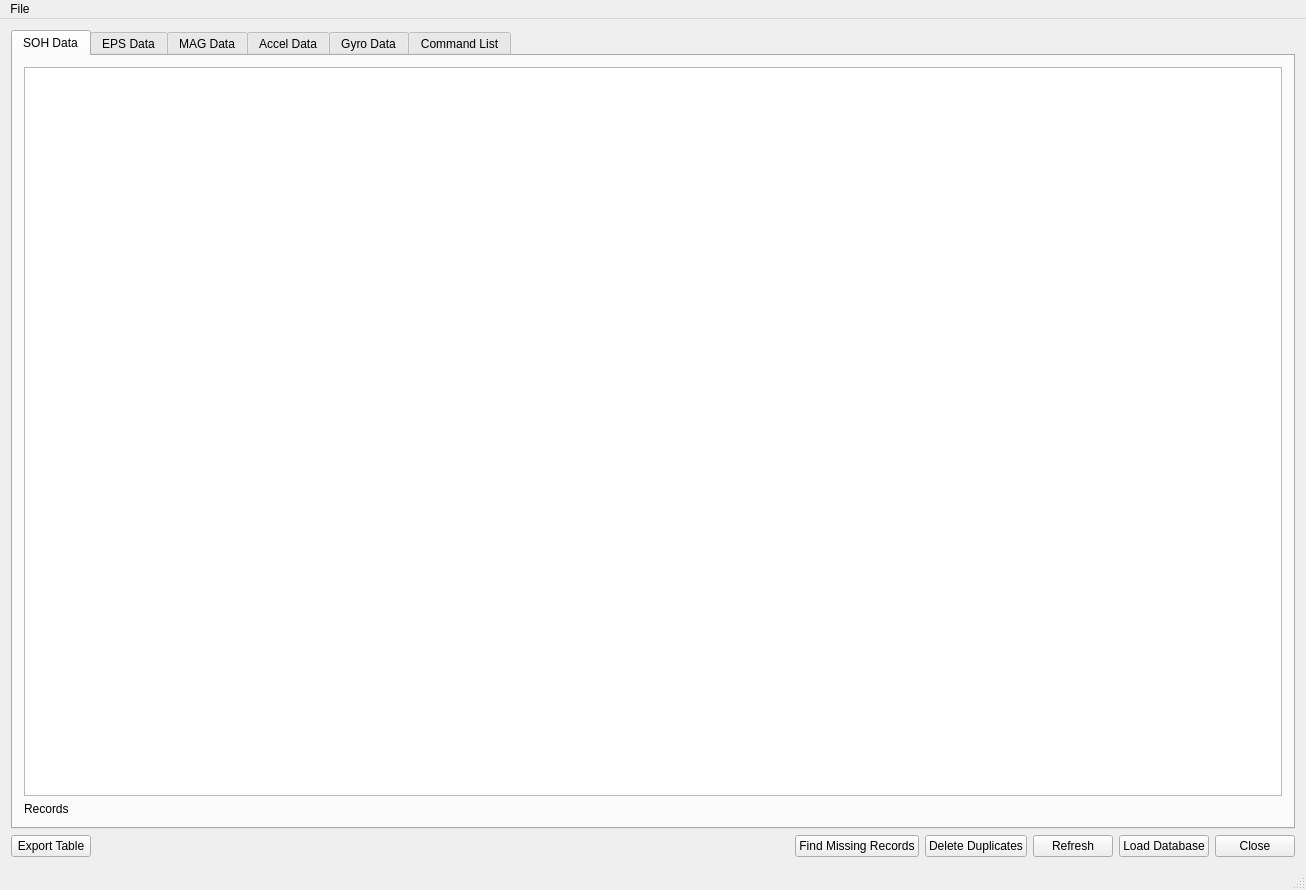
<?xml version="1.0" encoding="UTF-8"?>
<ui version="4.0">
 <class>MainView</class>
 <widget class="QMainWindow" name="MainView">
  <property name="geometry">
   <rect>
    <x>0</x>
    <y>0</y>
    <width>1306</width>
    <height>890</height>
   </rect>
  </property>
  <property name="windowTitle">
   <string>Network Database Viewer</string>
  </property>
  <widget class="QWidget" name="centralWidget">
   <layout class="QGridLayout" name="gridLayout_7">
    <item row="1" column="2">
     <widget class="QPushButton" name="btnFindMissingRecords">
      <property name="text">
       <string>Find Missing Records</string>
      </property>
     </widget>
    </item>
    <item row="0" column="0" colspan="7">
     <widget class="QTabWidget" name="tabWidgetMain">
      <property name="currentIndex">
       <number>0</number>
      </property>
      <widget class="QWidget" name="tabSOH">
       <attribute name="title">
        <string>SOH Data</string>
       </attribute>
       <layout class="QGridLayout" name="gridLayout">
        <item row="0" column="0">
         <widget class="QTableView" name="tblSOHView">
          <property name="alternatingRowColors">
           <bool>true</bool>
          </property>
          <property name="sortingEnabled">
           <bool>true</bool>
          </property>
         </widget>
        </item>
        <item row="1" column="0">
         <widget class="QLabel" name="lblSOHRecords">
          <property name="text">
           <string>Records</string>
          </property>
         </widget>
        </item>
       </layout>
      </widget>
      <widget class="QWidget" name="tabEPS">
       <attribute name="title">
        <string>EPS Data</string>
       </attribute>
       <layout class="QGridLayout" name="gridLayout_2">
        <item row="0" column="0">
         <widget class="QTableView" name="tblEPSView">
          <property name="alternatingRowColors">
           <bool>true</bool>
          </property>
          <property name="sortingEnabled">
           <bool>true</bool>
          </property>
         </widget>
        </item>
        <item row="1" column="0">
         <widget class="QLabel" name="lblEPSRecords">
          <property name="text">
           <string>Records</string>
          </property>
         </widget>
        </item>
       </layout>
      </widget>
      <widget class="QWidget" name="tabMAG">
       <attribute name="title">
        <string>MAG Data</string>
       </attribute>
       <layout class="QGridLayout" name="gridLayout_3">
        <item row="0" column="0">
         <widget class="QTableView" name="tblMagView">
          <property name="alternatingRowColors">
           <bool>true</bool>
          </property>
          <property name="sortingEnabled">
           <bool>true</bool>
          </property>
         </widget>
        </item>
        <item row="1" column="0">
         <widget class="QLabel" name="lblMAGRecords">
          <property name="text">
           <string>Records</string>
          </property>
         </widget>
        </item>
       </layout>
      </widget>
      <widget class="QWidget" name="tabAccel">
       <attribute name="title">
        <string>Accel Data</string>
       </attribute>
       <layout class="QGridLayout" name="gridLayout_4">
        <item row="0" column="0">
         <widget class="QTableView" name="tblAccelView">
          <property name="alternatingRowColors">
           <bool>true</bool>
          </property>
          <property name="sortingEnabled">
           <bool>true</bool>
          </property>
         </widget>
        </item>
        <item row="1" column="0">
         <widget class="QLabel" name="lblAccelRecords">
          <property name="text">
           <string>Records</string>
          </property>
         </widget>
        </item>
       </layout>
      </widget>
      <widget class="QWidget" name="tabGyro">
       <attribute name="title">
        <string>Gyro Data</string>
       </attribute>
       <layout class="QGridLayout" name="gridLayout_5">
        <item row="0" column="0">
         <widget class="QTableView" name="tblGyroView">
          <property name="alternatingRowColors">
           <bool>true</bool>
          </property>
          <property name="sortingEnabled">
           <bool>true</bool>
          </property>
         </widget>
        </item>
        <item row="1" column="0">
         <widget class="QLabel" name="lblGyroRecords">
          <property name="text">
           <string>Records</string>
          </property>
         </widget>
        </item>
       </layout>
      </widget>
      <widget class="QWidget" name="tabCommands">
       <attribute name="title">
        <string>Command List</string>
       </attribute>
       <layout class="QGridLayout" name="gridLayout_6">
        <item row="0" column="0">
         <widget class="QTableView" name="tblCommands">
          <property name="alternatingRowColors">
           <bool>true</bool>
          </property>
          <property name="sortingEnabled">
           <bool>true</bool>
          </property>
         </widget>
        </item>
        <item row="1" column="0">
         <widget class="QLabel" name="lblCommandRecords">
          <property name="text">
           <string>TextLabel</string>
          </property>
         </widget>
        </item>
       </layout>
      </widget>
     </widget>
    </item>
    <item row="1" column="1">
     <spacer name="horizontalSpacer">
      <property name="orientation">
       <enum>Qt::Horizontal</enum>
      </property>
      <property name="sizeHint" stdset="0">
       <size>
        <width>827</width>
        <height>20</height>
       </size>
      </property>
     </spacer>
    </item>
    <item row="1" column="3">
     <widget class="QPushButton" name="DeleteDuplicates">
      <property name="text">
       <string>Delete Duplicates</string>
      </property>
     </widget>
    </item>
    <item row="1" column="0">
     <widget class="QPushButton" name="btnExport">
      <property name="text">
       <string>Export Table</string>
      </property>
     </widget>
    </item>
    <item row="1" column="5">
     <widget class="QPushButton" name="btnLoadDatabse">
      <property name="text">
       <string>Load Database</string>
      </property>
     </widget>
    </item>
    <item row="1" column="6">
     <widget class="QPushButton" name="btnClose">
      <property name="text">
       <string>Close</string>
      </property>
     </widget>
    </item>
    <item row="1" column="4">
     <widget class="QPushButton" name="btnRefresh">
      <property name="text">
       <string>Refresh</string>
      </property>
     </widget>
    </item>
   </layout>
  </widget>
  <widget class="QMenuBar" name="menuBar">
   <property name="geometry">
    <rect>
     <x>0</x>
     <y>0</y>
     <width>1306</width>
     <height>21</height>
    </rect>
   </property>
   <widget class="QMenu" name="menuFile">
    <property name="title">
     <string>File</string>
    </property>
    <addaction name="actionClose"/>
    <addaction name="actionUpdate"/>
   </widget>
   <addaction name="menuFile"/>
  </widget>
  <widget class="QStatusBar" name="statusBar"/>
  <action name="actionClose">
   <property name="text">
    <string>Close</string>
   </property>
  </action>
  <action name="actionUpdate">
   <property name="text">
    <string>Update</string>
   </property>
  </action>
 </widget>
 <layoutdefault spacing="6" margin="11"/>
 <resources/>
 <connections/>
</ui>
